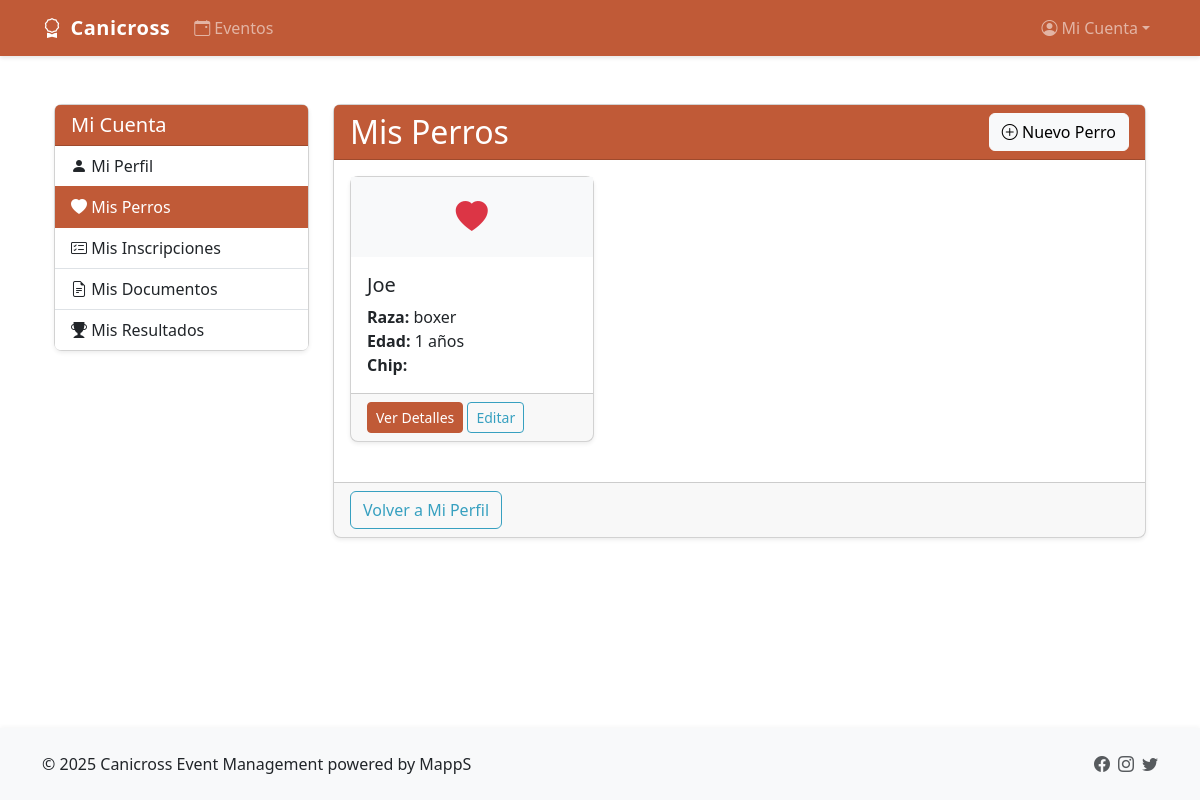
Page /participants/dogs/ (signed in) on the committed database.
### participants/models.py (models this page shows, shortened)
class Dog(models.Model):
    owner = models.ForeignKey(Participant, related_name='dogs', on_delete=models.CASCADE, verbose_name="Propietario")
    name = models.CharField(max_length=100, verbose_name="Nombre")
    breed = models.CharField(max_length=100, verbose_name="Raza")
    date_of_birth = models.DateField(null=True, blank=True, verbose_name="Fecha de nacimiento")
    gender = models.CharField(max_length=1, choices=(('M', 'Macho'), ('F', 'Hembra')), verbose_name="Género")
    microchip_number = models.CharField(max_length=100, blank=True, verbose_name="Número de microchip")
    veterinary_book_number = models.CharField(max_length=100, blank=True, verbose_name="Número de cartilla veterinaria")
    created_at = models.DateTimeField(auto_now_add=True, verbose_name="Fecha de creación")
    updated_at = models.DateTimeField(auto_now=True, verbose_name="Fecha de actualización")
    def get_age(self):
        if not self.date_of_birth:
            return None
        today = date.today()
        return today.year - self.date_of_birth.year - ((today.month, today.day) < (self.date_of_birth.month, self.date_of_birth.day))
    class Meta:
        verbose_name = "Perro"
        verbose_name_plural = "Perros"
    get_age.short_description = "Edad"

### participants/views.py (the view)
# urls.py: path('dogs/', views.dog_list, name='dog_list'),
@login_required
@log_function_call(logger)
def dog_list(request):
    try:
        participant = get_object_or_404(Participant, user=request.user)
        dogs = Dog.objects.filter(owner=participant)
        return render(request, 'participants/dog_list.html', {
            'dogs': dogs,
            'participant': participant
        })
    except Participant.DoesNotExist:
        messages.warning(request, "Debe completar su perfil antes de registrar perros.")
        return redirect('participants:profile')
    except Exception as e:
        log_exception(logger, f"Error al listar perros: {str(e)}")
        messages.error(request, "Hubo un error al cargar sus perros. Por favor, inténtelo de nuevo.")
        return redirect('participants:profile')

### accounts/models.py (called while the page is built)
    def __str__(self):
        return f"{self.get_full_name()} ({self.username})"

### utils/context_processors.py (called while the page is built)
def session_timeout(request):
    timeout_minutes = getattr(settings, 'SESSION_TIMEOUT_MINUTES', 30)
    return {
        'session_timeout_minutes': timeout_minutes
    }

### utils/logger.py (called while the page is built)
def get_client_ip(request):
    x_forwarded_for = request.META.get('HTTP_X_FORWARDED_FOR')
    if x_forwarded_for:
        ip = x_forwarded_for.split(',')[0]
    else:
        ip = request.META.get('REMOTE_ADDR')
    return ip

def log_function_call(logger):
    def decorator(func):
        @wraps(func)
        def wrapper(*args, **kwargs):
            start_time = time.time()
            func_name = func.__name__
            logger.debug(f"Iniciando {func_name}()")
            try:
                result = func(*args, **kwargs)
                end_time = time.time()
                duration = end_time - start_time
                logger.debug(f"Finalizado {func_name}() - Duración: {duration:.3f}s")
                return result
            except Exception as e:
                logger.error(f"Error en {func_name}(): {str(e)}")
                log_exception(logger, f"Excepción en {func_name}()")
                raise
        return wrapper
    return decorator

### templates/participants/dog_list.html (shortened to what this page needs)
{% extends 'base.html' %}
{% load form_tags %}
{% block content %}
<div class="container mt-4">
    <div class="row">
        <div class="col-md-3">
            <div class="card mb-4">
                <div class="card-header bg-primary text-white">
                    <h5 class="mb-0">Mi Cuenta</h5>
                </div>
                <div class="list-group list-group-flush">
                    <a href="{% url 'participants:profile' %}" class="list-group-item list-group-item-action">
                        <i class="bi bi-person-fill"></i> Mi Perfil
                    </a>
                    <a href="{% url 'participants:dog_list' %}" class="list-group-item list-group-item-action active">
                        <i class="bi bi-heart-fill"></i> Mis Perros
                    </a>
                    <a href="#" class="list-group-item list-group-item-action">
                        <i class="bi bi-card-checklist"></i> Mis Inscripciones
                    </a>
                    <a href="#" class="list-group-item list-group-item-action">
                        <i class="bi bi-file-earmark-text"></i> Mis Documentos
                    </a>
                    <a href="#" class="list-group-item list-group-item-action">
                        <i class="bi bi-trophy-fill"></i> Mis Resultados
                    </a>
                </div>
            </div>
        </div>
        <div class="col-md-9">
            <div class="card">
                <div class="card-header bg-primary text-white d-flex justify-content-between align-items-center">
                    <h2 class="mb-0">Mis Perros</h2>
                    <a href="{% url 'participants:dog_add' %}" class="btn btn-light">
                        <i class="bi bi-plus-circle"></i> Nuevo Perro
                    </a>
                </div>
                <div class="card-body">
                    {% if dogs %}
                    <div class="row">
                        {% for dog in dogs %}
                        <div class="col-md-4 mb-4">
                            <div class="card h-100">
                                <div class="bg-light text-center py-3">
                                    <i class="bi bi-heart-fill fs-2 text-danger"></i>
                                </div>
                                <div class="card-body">
                                    <h5 class="card-title">{{ dog.name }}</h5>
                                    <p class="card-text">
                                        <strong>Raza:</strong> {{ dog.breed }}<br>
                                        <strong>Edad:</strong> {% if dog.get_age %}{{ dog.get_age }} años{% else %}Desconocida{% endif %}<br>
                                        <strong>Chip:</strong> {{ dog.microchip_number|truncatechars:15 }}
                                    </p>
                                </div>
                                <div class="card-footer">
                                    <a href="{% url 'participants:dog_detail' dog.id %}" class="btn btn-sm btn-primary">Ver Detalles</a>
                                    <a href="{% url 'participants:dog_edit' dog.id %}" class="btn btn-sm btn-outline-secondary">Editar</a>
                                </div>
                            </div>
                        </div>
                        {% endfor %}
                    </div>
                    {% endif %}
                </div>
                {% if dogs %}
                <div class="card-footer">
                    <a href="{% url 'participants:profile' %}" class="btn btn-outline-secondary">Volver a Mi Perfil</a>
                </div>
                {% endif %}
            </div>
        </div>
    </div>
</div>
{% endblock %}

### static/css/custom-theme.css (style rules this page uses)
:root { --primary-color: #c05a37; --primary-dark: #9d472c; --primary-light: #d67b59; --primary-very-light: #f3d8ce; --accent-color: #37a0c0; --accent-dark: #2c829d; --accent-light: #59bfd6; --neutral-warm: #e0c3b6; --neutral-cool: #b6cde0; --secondary-color: #6c757d; --success-color: #198754; --danger-color: #dc3545; --light-color: #f8f9fa; --dark-color: #212529; }
.bg-primary { background-color: var(--primary-color) !important; }
.btn-primary { background-color: var(--primary-color) !important; border-color: var(--primary-color) !important; }
.btn-outline-secondary { color: var(--accent-color) !important; border-color: var(--accent-color) !important; }
a { color: var(--primary-color); }
.card-header.bg-primary { background-color: var(--primary-color) !important; }
.list-group-item.active { background-color: var(--primary-color) !important; border-color: var(--primary-color) !important; }

### templates/base.html (style rules this page uses)
body { display: flex; flex-direction: column; min-height: 100vh; font-family: 'Segoe UI', Tahoma, Geneva, Verdana, sans-serif; }
.card { border-radius: 0.5rem; box-shadow: 0 0.125rem 0.25rem rgba(0,0,0,0.075); transition: all 0.3s ease; }

### rows in the picture
Dog: name "Joe", breed "boxer", get_age "1"
